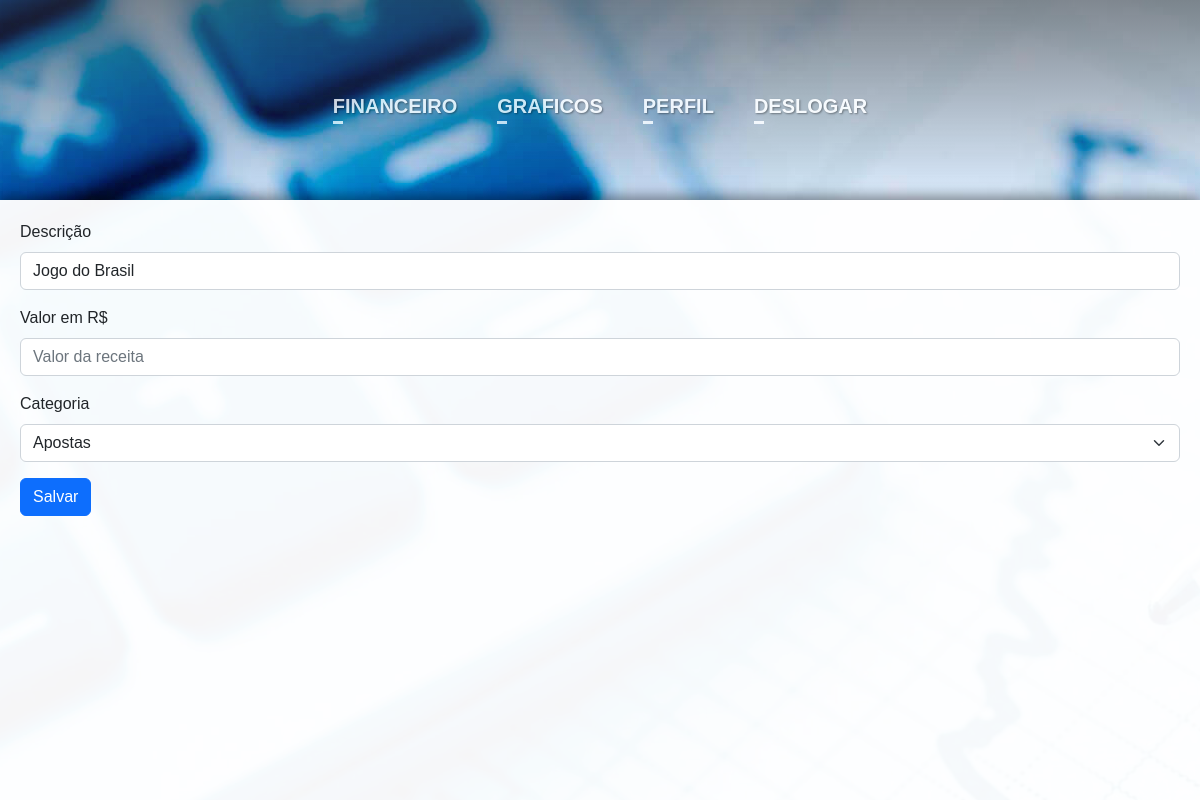
Page /auth/receitaEdit/1 (signed in) on the earlier database version.
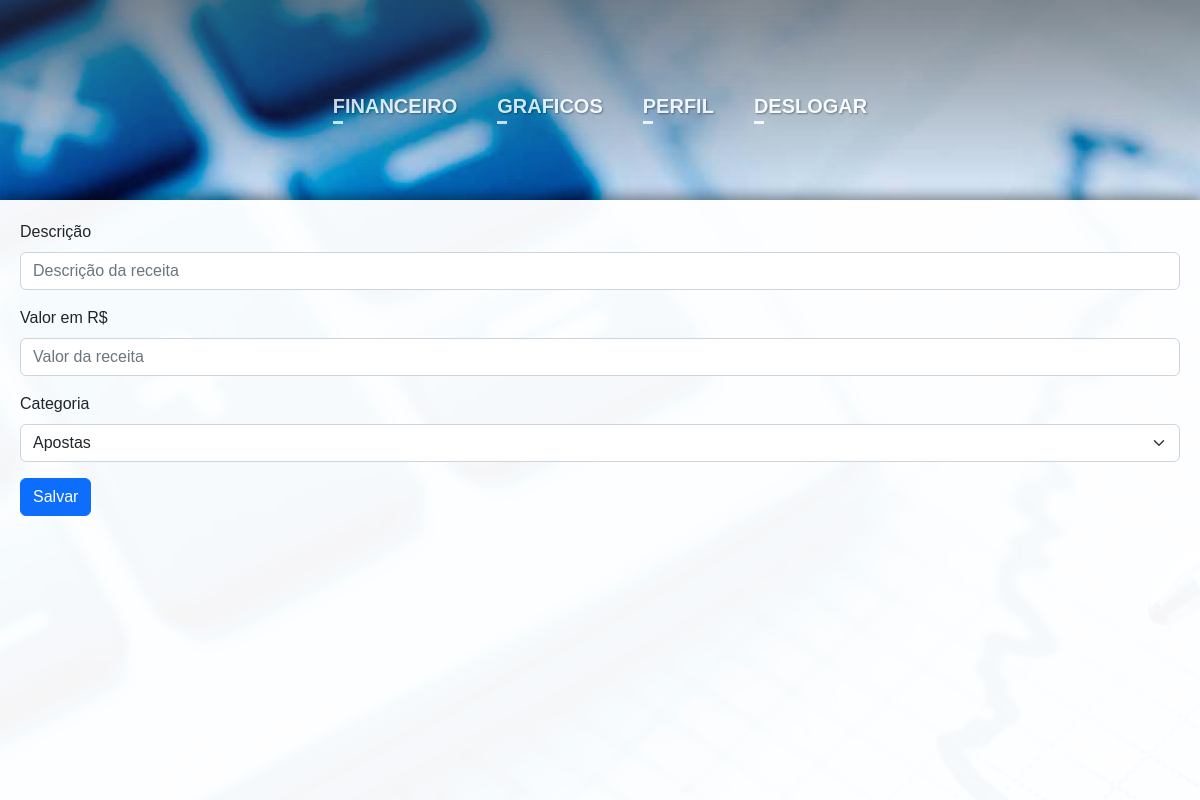
Same page on the later database version.
### main/models.py (models this page shows)
class Receita(models.Model):
    categoria = models.ForeignKey(Categoria, on_delete=models.CASCADE, null=True, blank=True)
    descricao = models.CharField(max_length=100)
    valor = models.FloatField()
    user = models.ForeignKey(User, on_delete=models.CASCADE, null=True, blank=True)
    data = models.DateField(auto_now_add=True)

### main/views.py (the view)
# urls.py: path('receitaEdit/<int:id>', views.receitaEdit, name='receitaEdit'),
@login_required
def receitaEdit(request, id):
    receita = Receita.objects.filter(id=id).first()
    categorias = Categoria.objects.all
    return render(request, 'editar/editReceitas.html',{'receita':receita,'categorias':categorias})

### main/templates/editar/editReceitas.html (shortened to what this page needs)
{% load static %}
<!DOCTYPE html>
<html lang="en">
<head>
    <link rel="stylesheet" href="{% static 'css/style.css' %}">
    <link href="https://cdn.jsdelivr.net/npm/bootstrap@5.2.3/dist/css/bootstrap.min.css" rel="stylesheet">
</head>
<body>
    <div class="Backgroundimg">
        {% include 'components/navbar.html' %}
        <div class="container-principal">
            <div class="btnsfin" style="width: 100%;">
                <form style="width: 100%;" action="{% url 'receitaEdit2' receita.id %}" method="POST">
                    <div class="mb-3" style="text-align: left;">
                        <label class="form-label">Descrição</label>
                        <input type="text" class="form-control" style="width: 100%;" name="descricao" value="{{receita.descricao}}" placeholder="Descrição da receita" required>
                    </div>
                    <div class="mb-3" style="text-align: left;">
                        <label class="form-label">Valor em R$</label>
                        <input type="text" class="form-control" style="width: 100%;" id="valor" name="valor" placeholder="Valor da receita" required>
                    </div>
                    <div class="mb-3" style="text-align: left;">
                        <label class="form-label">Categoria</label>
                        <select class="form-select" name="categoria" aria-label="Default select example">
                            {% for categorias in categorias %}
                            <option value="{{categorias.id}}">{{categorias.nome}}</option>
                            {% endfor %}
                        </select>
                    </div>
                    <button style="float: left;" class="btn btn-primary">Salvar</button>
                </form>
            </div>
        </div>
    </div>
</body>
</html>

### main/templates/components/navbar.html (shortened to what this page needs)
{% load static %}
{% block content %}
<ul class=navegador>
    <div class=navegadordiv2>
        <li class=linav>
                <a href="{% url 'inicio' %}" class=anav>FINANCEIRO</a>
        </li>
        <li class=linav>
                <a href="{% url 'grafico' %}" class=anav>GRAFICOS</a>
        </li>
        <li class=linav>
            <a href="{% url 'perfil' %}" class=anav>PERFIL</a>
        </li>
        <li class=linav>
                <a href="{% url 'deslogar' %}" class=anav>DESLOGAR</a>
        </li>
    </div>
</ul>
{% endblock %}

### main/static/css/style.css (style rules this page uses)
.btnsfin { width: 100%; display: flex; margin-bottom: 10px; }
.container-principal { margin: 0; margin-top: 25vh; width: 1000px; min-height: 75vh; border-radius: 5px 5px 0px 0px; background-color: rgba(255, 255, 255, 0.964); display: flex; text-align: center; align-items: center; flex-direction: column; padding: 20px; position: absolute; -webkit-box-shadow: 0px 0px 14px 3px rgb(0, 0, 0); box-shadow: 0px 0px 14px 3px rgba(0,0,0,0.5); }
@media (max-width: 1200px) { .container-principal { border-radius: 0px; width: 100%; } }

### main/templates/components/navbar.html (style rules this page uses)
.navegador { display: flex; padding-left: 200px; padding-right: 200px; align-items: center; background: linear-gradient(to top, transparent, rgba(48, 48, 48, 0.665)); opacity: 0.8; height: 25%; width: 100%; }
.navegadordiv2 { width: 100%; display: flex; height: 33px; text-align: center; justify-content: end; }
.linav { list-style: none; display: flex; flex-direction: row; text-align: center; justify-content: center; }
.anav { margin: 7px 20px 0px 20px; text-decoration: none; color: rgb(255, 255, 255); font-size: 20px; font-weight: 600; transition: 0.3s; text-align: center; justify-content: center; text-shadow: 1px 1px 2px rgba(0,0,0,0.50) }
.anav::after { content: ''; background-color: #fffffff1; height: 3px; display: block; width: 10px; box-shadow: 0px 0px 20px #ffffff; transition: 0.3s; }
@media (max-width: 1200px) { .navegadordiv2 { justify-content: center; } }

Differences in the rows shown:
removed Receita: descricao "Jogo do Brasil"
